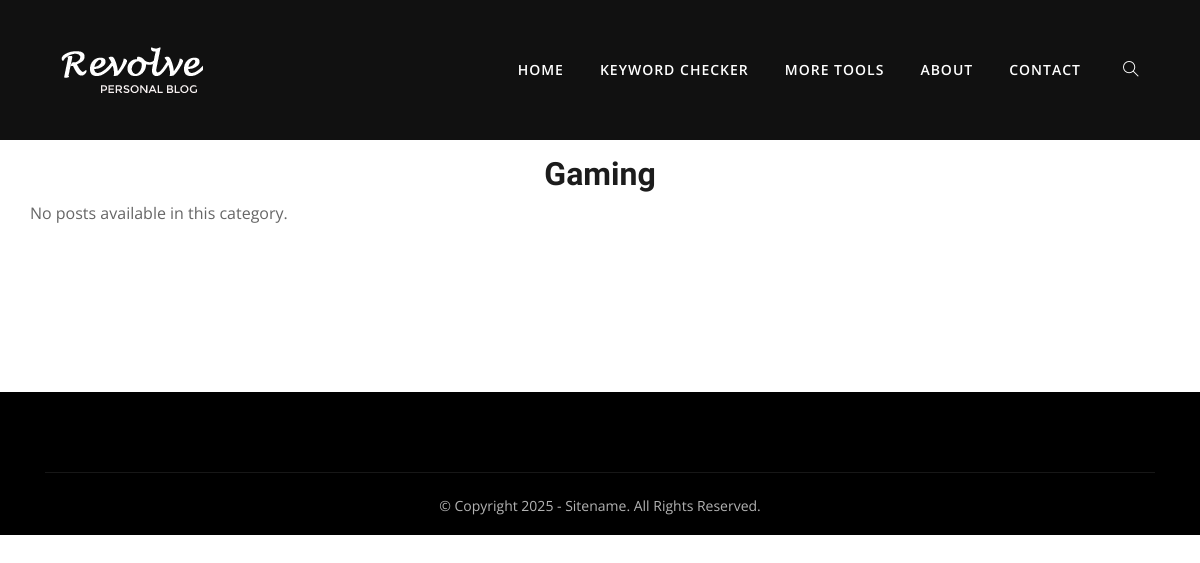
/category/gaming/, run on an earlier commit of the app's database.
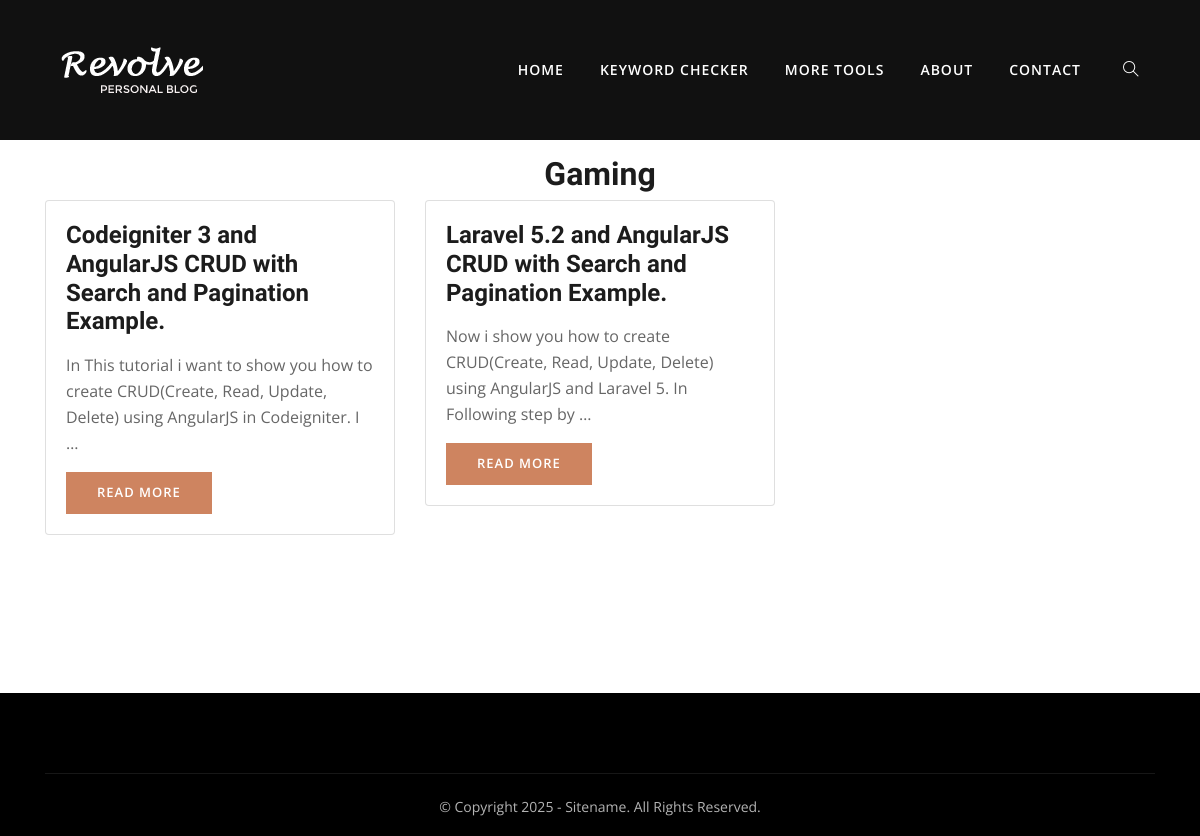
And on a later commit of the database.
### blog/models.py (models this page shows, shortened)
class Blog(models.Model):
    title = models.CharField(max_length=255)
    slug = models.SlugField(max_length=255, unique=True, blank=True, null=True)
    content = RichTextField('Content', config_name='default')
    category = models.ForeignKey('Category', on_delete=models.CASCADE)
    image = models.ImageField(upload_to='images/', blank=True, null=True)
    created_at = models.DateTimeField(auto_now_add=True)
    modified_at = models.DateTimeField(auto_now=True)
    meta_title = models.CharField(max_length=255, blank=True, null=True)
    meta_description = models.TextField(blank=True, null=True)
    status = models.CharField(max_length=10, choices=[('draft', 'Draft'), ('published', 'Published')], default='draft')
    views = models.IntegerField(default=0)
    index = models.BooleanField(default=True)

### blog/views.py (the view)
# urls.py: path('category/<slug:slug>/', category_details, name='category_details'),
def category_details(request, slug):
    category = get_object_or_404(Category, slug=slug)
    categories = Category.objects.all()
    cat_blogs = Blog.objects.filter(category=category, status="published").order_by('-created_at')
    return render(request, 'category.html', {'category': category, 'cat_blogs': cat_blogs})

### templates/category.html (shortened to what this page needs)
{% extends 'base.html' %}
{% load static %}
{% block content %}
<div class="container">
    <h2 class="text-center mt-3">{{ category.name }}</h2>
    <div class="row">
        {% for blog in cat_blogs %}
            <div class="col-lg-4 col-md-6 col-sm-6">
                <div class="card mb-2" style="min-height: 300px ;">
                    <div class="card-body">
                        <h3 class="card-title">{{ blog.title }}</h3>
                        <p class="card-text">{{ blog.content|truncatewords:20|safe }}</p>
                        <a href="{% url 'single_blog' blog.slug %}" class="btn btn-primary">Read More</a>
                    </div>
                </div>
            </div>
        {% empty %}
            <p class="text-center">No posts available in this category.</p>
        {% endfor %}
    </div>
</div>
{% endblock %}

What changed in the data, as far as the page shows it:
added Blog: title "Codeigniter 3 and AngularJS CRUD with Search and Pagination Example.", content "In This tutorial i want to show you how to create CRUD(Create, Read, Update, Delete) using AngularJS in Codeigniter. I …"
added Blog: title "Laravel 5.2 and AngularJS CRUD with Search and Pagination Example.", content "Now i show you how to create CRUD(Create, Read, Update, Delete) using AngularJS and Laravel 5. In Following step by …"
Also different on the page:
text no longer shown: "No posts available in this category."
